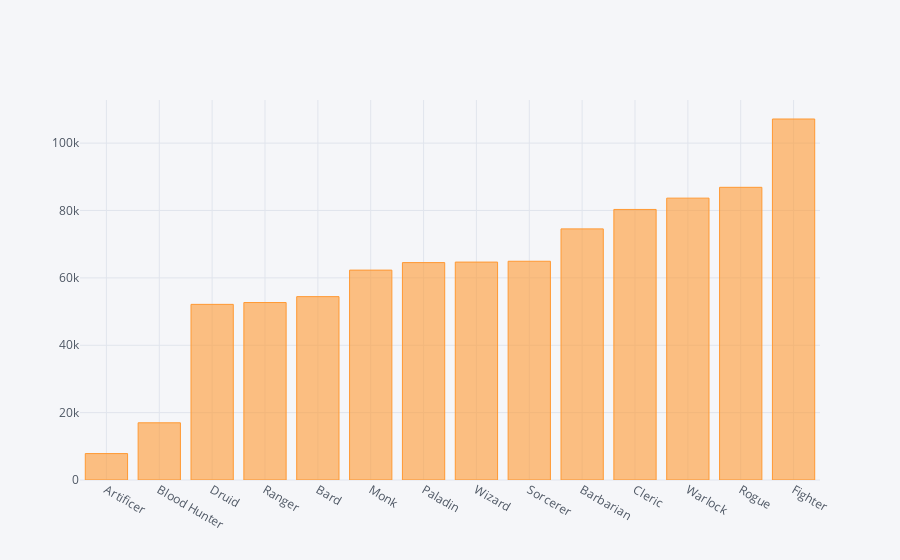

Notebook code for this chart:
### Code cell
grouped_class.iplot(kind='bar', x='Class')

### Figure 1 — Plotly figure (JSON) as saved in the notebook; plotly's stock layout.template omitted (floating-point values rounded to 4 significant figures)
{"data": [{"marker": {"color": "rgba(255, 153, 51, 0.6)", "line": {"color": "rgba(255, 153, 51, 1.0)", "width": 1}}, "name": "Total", "orientation": "v", "text": "", "type": "bar", "uid": "0b175040-d899-479f-b256-f09b922e2657", "x": ["Artificer", "Blood Hunter", "Druid", "Ranger", "Bard", "Monk", "Paladin", "Wizard", "Sorcerer", "Barbarian", "Cleric", "Warlock", "Rogue", "Fighter"], "y": [7843, 16979, 52138, 52678, 54427, 62305, 64533, 64688, 64934, 74541, 80309, 83669, 86880, 107159]}], "layout": {"legend": {"bgcolor": "#F5F6F9", "font": {"color": "#4D5663"}}, "paper_bgcolor": "#F5F6F9", "plot_bgcolor": "#F5F6F9", "title": {"font": {"color": "#4D5663"}}, "xaxis": {"gridcolor": "#E1E5ED", "showgrid": true, "tickfont": {"color": "#4D5663"}, "title": {"font": {"color": "#4D5663"}, "text": ""}, "zerolinecolor": "#E1E5ED"}, "yaxis": {"gridcolor": "#E1E5ED", "showgrid": true, "tickfont": {"color": "#4D5663"}, "title": {"font": {"color": "#4D5663"}, "text": ""}, "zerolinecolor": "#E1E5ED"}}}
